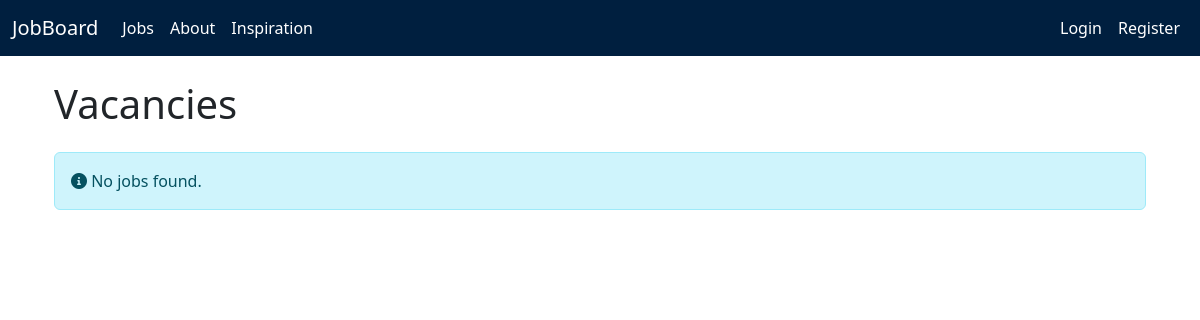
/jobs, run on an earlier commit of the app's database.
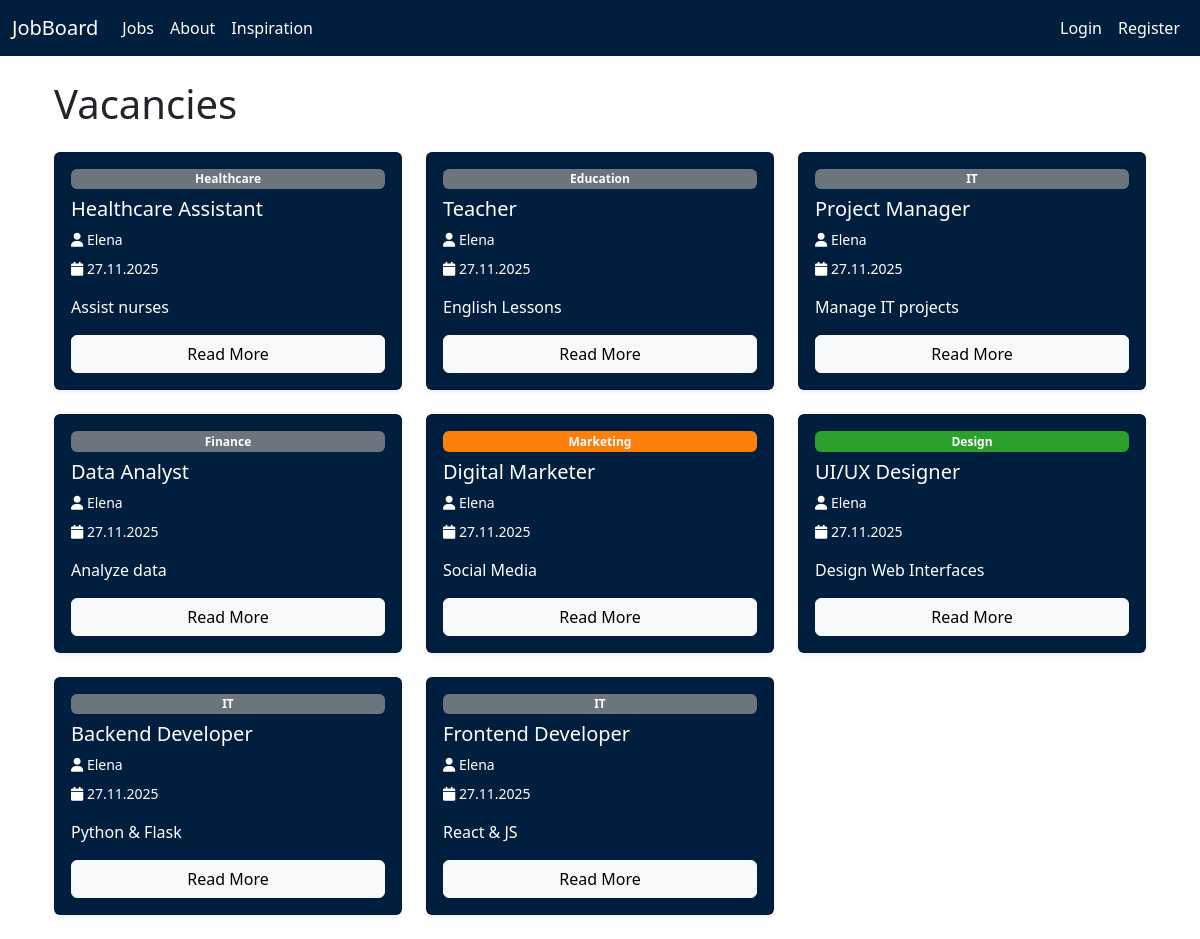
And on a later commit of the database.
### app/models.py (models this page shows, shortened)
class Job(db.Model):
    id = db.Column(db.Integer, primary_key=True)
    title = db.Column(db.String(100), nullable=False)
    short_desc = db.Column(db.String(200), nullable=False)
    full_desc = db.Column(db.Text, nullable=False)
    company = db.Column(db.String(100), nullable=False)
    salary = db.Column(db.String(50))
    location = db.Column(db.String(100))
    category = db.Column(db.String(50))
    date_posted = db.Column(db.DateTime, default=datetime.utcnow)
    user_id = db.Column(db.Integer, db.ForeignKey('user.id'), nullable=False)

class User(db.Model, UserMixin):
    id = db.Column(db.Integer, primary_key=True)
    name = db.Column(db.String(50), nullable=False)
    email = db.Column(db.String(120), unique=True, nullable=False)
    password_hash = db.Column(db.String(128), nullable=False)
    profile_pic = db.Column(db.String(100), default='default.jpg')
    jobs = db.relationship('Job', backref='author', lazy=True)

### app/routes.py (the view)
@bp.route("/")
@bp.route("/jobs")
def jobs():
    all_jobs = Job.query.order_by(Job.date_posted.desc()).all()
    return render_template("jobs.html", jobs=all_jobs)

### app/templates/jobs.html (shortened to what this page needs)
{% extends "layout.html" %}
{% block content %}
<div class="container mt-4">
    <h1 class="mb-4">Vacancies</h1>
    {% if jobs %}
        <div class="row">
            {% for job in jobs %}
            {% set card_class = "card-category-other" %}
            {% if job.category %}
                {% if job.category.lower() == "tech" %}{% set card_class = "card-category-tech" %}
                {% elif job.category.lower() == "marketing" %}{% set card_class = "card-category-marketing" %}
                {% elif job.category.lower() == "design" %}{% set card_class = "card-category-design" %}
                {% endif %}
            {% endif %}
            <div class="col-md-6 col-lg-4 mb-4">
                <div class="card h-100 shadow-sm bg-navy text-white">
                    <div class="card-body d-flex flex-column">
                        {% if job.category %}
                        <span class="badge {{ card_class }} mb-2">{{ job.category }}</span>
                        {% endif %}
                        <h5 class="card-title">{{ job.title }}</h5>
                        <p class="text-white small mb-2">
                            <i class="fas fa-user"></i>
                            <a href="{{ url_for('main.user_jobs', user_id=job.user_id) }}" class="text-white text-decoration-none">
                                {{ job.author.name }}
                            </a>
                        </p>
                        <p class="text-white small mb-3">
                            <i class="fas fa-calendar"></i> {{ job.date_posted.strftime('%d.%m.%Y') }}
                        </p>
                        <p class="card-text">{{ job.short_desc }}</p>
                        <a href="{{ url_for('main.job_detail', job_id=job.id) }}" class="btn btn-light mt-auto">Read More</a>
                    </div>
                </div>
            </div>
            {% endfor %}
        </div>
    {% else %}
        <div class="alert alert-info">
            <i class="fas fa-info-circle"></i> No jobs found.
        </div>
    {% endif %}
</div>
<link rel="stylesheet" href="https://cdnjs.cloudflare.com/ajax/libs/font-awesome/6.0.0/css/all.min.css">
{% endblock %}

### app/templates/layout.html (shortened to what this page needs)
<!DOCTYPE html>
<html lang="en">
<head>
    <link href="https://cdn.jsdelivr.net/npm/bootstrap@5.3.0/dist/css/bootstrap.min.css" rel="stylesheet">
</head>
<body>
<nav class="navbar navbar-expand-lg navbar-custom">
    <div class="container-fluid">
        <a class="navbar-brand" href="{{ url_for('main.jobs') }}">JobBoard</a>
        <div class="collapse navbar-collapse" id="navbarNav">
            <ul class="navbar-nav me-auto">
                <li class="nav-item">
                    <a class="nav-link" href="{{ url_for('main.jobs') }}">Jobs</a>
                </li>
                <li class="nav-item">
                    <a class="nav-link" href="{{ url_for('main.about') }}">About</a>
                </li>
                <li class="nav-item">
                    <a class="nav-link" href="{{ url_for('main.inspiration') }}">Inspiration</a>
                </li>
            </ul>
            <ul class="navbar-nav ms-auto">
                {% if current_user.is_authenticated %}
                    <li class="nav-item"><a class="nav-link" href="{{ url_for('main.add_job') }}">Add Job</a></li>
                    <li class="nav-item"><a class="nav-link" href="{{ url_for('main.profile') }}">Profile</a></li>
                    <li class="nav-item"><a class="nav-link" href="{{ url_for('main.logout') }}">Logout</a></li>
                {% else %}
                    <li class="nav-item"><a class="nav-link" href="{{ url_for('main.login') }}">Login</a></li>
                    <li class="nav-item"><a class="nav-link" href="{{ url_for('main.register') }}">Register</a></li>
                {% endif %}
            </ul>
        </div>
    </div>
</nav>
<div class="container mt-4">
    {% block content %}{% endblock %}
</div>
</body>
</html>

### app/templates/jobs.html (style rules this page uses)
.bg-navy { background-color: #001f3f !important; }
.card-category-marketing { background-color: #ff7f0e; color: white; }
.card-category-design { background-color: #2ca02c; color: white; }
.card-category-other { background-color: #6c757d; color: white; }

What changed in the data, as far as the page shows it:
added Job: category "Healthcare", title "Healthcare Assistant", author.name "Elena", date_posted "27.11.2025", short_desc "Assist nurses"
added Job: category "Education", title "Teacher", author.name "Elena", date_posted "27.11.2025", short_desc "English Lessons"
added Job: category "IT", title "Project Manager", author.name "Elena", date_posted "27.11.2025", short_desc "Manage IT projects"
added Job: category "Finance", title "Data Analyst", author.name "Elena", date_posted "27.11.2025", short_desc "Analyze data"
added Job: category "Marketing", title "Digital Marketer", author.name "Elena", date_posted "27.11.2025", short_desc "Social Media"
added Job: category "Design", title "UI/UX Designer", author.name "Elena", date_posted "27.11.2025", short_desc "Design Web Interfaces"
added Job: category "IT", title "Backend Developer", author.name "Elena", date_posted "27.11.2025", short_desc "Python & Flask"
added Job: category "IT", title "Frontend Developer", author.name "Elena", date_posted "27.11.2025", short_desc "React & JS"
Also different on the page:
text no longer shown: "No jobs found."
